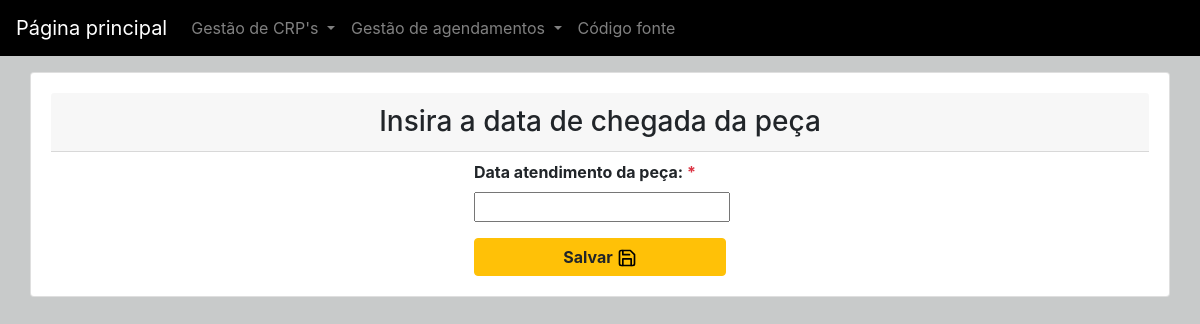
Before: /crp/editar-chegada-peca/11/edit/ with the older database file.
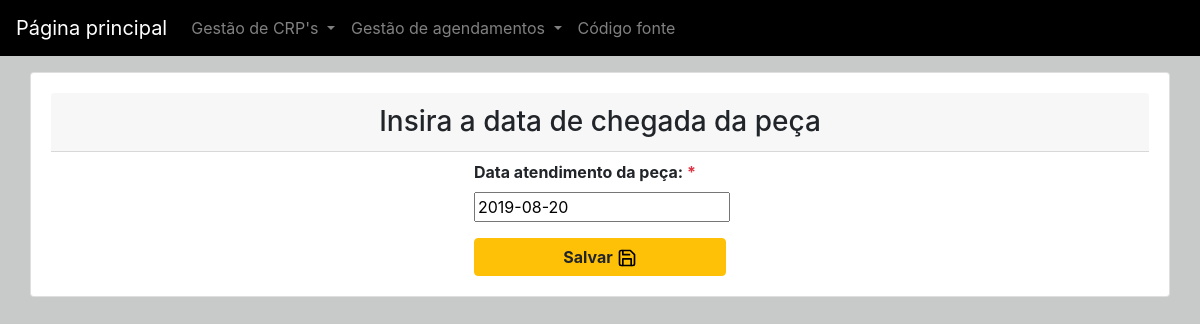
After: the same page with the newer database file.
### crp/models.py (models this page shows, shortened)
class Crp(models.Model):
    id = models.AutoField(primary_key=True)
    slug = models.SlugField('Campo SLUG:',blank = True)
    loja = models.CharField('Loja:', choices=LOJAS,max_length = 3, blank=False)
    numMinuta = models.CharField('Minuta:', max_length = 7, blank=False)
    numCrp = models.CharField('CRP:', max_length = 5, blank=False)
    tipo = models.CharField('Tipo:',choices=TIPO_CRP, max_length = 1, blank=False)
    created_at = models.DateTimeField('Criado em',auto_now_add = True)
    updated_at = models.DateTimeField('Atualizado em',auto_now = True)
    zona = models.CharField('Zona:', choices=ZONAS,max_length = 8, blank=False)
    dataPrevisaoLimite = models.DateField('Data limite para resolução:', blank = False)
    dataEnvioSetorCrp = models.DateField('Data de envio para setor de CRP:', auto_now_add = True)
    dataEnvioSetorEntrega = models.DateField('Data de envio para setor de entrega:', blank = True, null=True)
    dataRecebimentoCrpEntrega = models.DateField('Data de recebimento da CRP do setor de entrega:', blank = True, null=True)
    dataChegadaPeca = models.DateField('Data de chegada da peça:', blank = True, null=True)
    dataConclusao = models.DateField('Data de conclusão da montagem da CRP:', blank = True,null=True)
    recolhimento = models.CharField('Recolher peça:', choices=RECOLHER_PECA,max_length = 1, blank=False)
    recolhida = models.CharField('Peça recolhida:', choices=RECOLHER_PECA,max_length = 1, blank=True)
    status = models.CharField('Status dO atendimento da CRP:', choices=STATUS,max_length = 9,blank=True,default='PENDENTE')
    class Meta:
	    verbose_name = "CRP"
	    verbose_name_plural = "CRP's"
	    ordering = ['loja','numMinuta','numCrp','tipo','zona','dataPrevisaoLimite','recolhimento','recolhida','status']

### crp/views.py (the view)
# urls.py: url(r'^editar-chegada-peca/(?P<pk>\d+)/edit/$', views.editar_chegada_peca, name="editar_chegada_peca"),
def editar_chegada_peca(request, pk):
    crp = get_object_or_404(Crp, pk=pk)
    if request.method == "POST":
        form = DataChegadaPecaForm(request.POST, instance=crp)
        if form.is_valid():
            crp = form.save(commit=False)
            crp.save()
            return redirect('http://localhost:8000/crp/relatorio-de-crps-pendentes/', pk=crp.pk)
    else:
        form = DataChegadaPecaForm(instance=crp)
    return render(request, 'editar-chegada-peca.html', {'form': form})

### crp/forms.py
class DataChegadaPecaForm(forms.ModelForm):
    dataChegadaPeca =forms.DateField(widget=DatePickerInput(options={"locale":"pt-br"},format='%d/%m/%Y',attrs={'placeholder':'dd/mm/aaaa','class':'form-control form-control-sm'}))
    class Meta:
        model = Crp
        fields = ['dataChegadaPeca']

### crp/templates/editar-chegada-peca.html (shortened to what this page needs)
{% extends "base.html" %}
{% block content %}
<div class="container card">
	<div class="row">
		<div class="card-body">
			<h3 class="card-header text-center">Insira a data de chegada da peça</h3>
			<div class="mx-auto">
				<form method="POST">
					<div class="row">
						<div class="col-3 mx-auto">
							<label class="font-weight-bold mt-2">Data atendimento da peça:&nbsp;<span class="text-danger">*</span></label>
							{{form.dataChegadaPeca}}
							<button type="submit" class="mt-3 btn btn-warning btn-block"><strong>Salvar&nbsp;<img src="/static/feather/save.svg" alt="save" class="icone"></strong></button>
					</div>
						</div>
				</form>
			</div>
		</div>
	</div>
</div>
{% endblock %}

Changed rows visible on the page:
changed Crp: dataChegadaPeca (not shown) → "2019-08-20"
